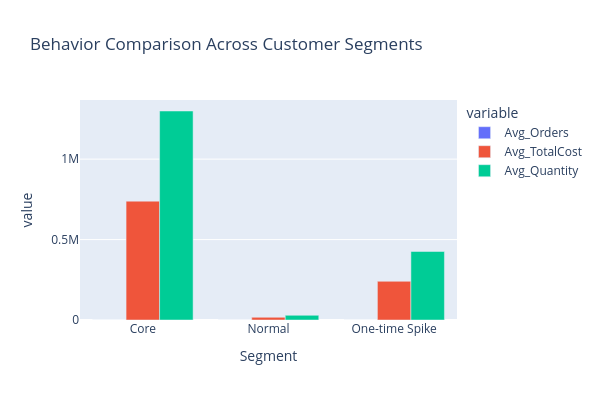

This figure's notebook cell:
### Code cell
import plotly.express as px

fig = px.bar(
    segment_behavior,
    x="Segment",
    y=["Avg_Orders", "Avg_TotalCost", "Avg_Quantity"],
    barmode="group",
    title="Behavior Comparison Across Customer Segments"
)
fig.update_layout(width=600, height=400)
fig.show()

### Figure 1 — Plotly figure (JSON) as saved in the notebook; plotly's stock layout.template omitted (floating-point values rounded to 4 significant figures)
{"data": [{"alignmentgroup": "True", "hovertemplate": "variable=Avg_Orders<br>Segment=%{x}<br>value=%{y}<extra></extra>", "legendgroup": "Avg_Orders", "marker": {"color": "#636efa", "pattern": {"shape": ""}}, "name": "Avg_Orders", "offsetgroup": "Avg_Orders", "orientation": "v", "showlegend": true, "textposition": "auto", "type": "bar", "visible": true, "x": ["Core", "Normal", "One-time Spike"], "xaxis": "x", "y": [415.8, 38.33, 17.75], "yaxis": "y"}, {"alignmentgroup": "True", "hovertemplate": "variable=Avg_TotalCost<br>Segment=%{x}<br>value=%{y}<extra></extra>", "legendgroup": "Avg_TotalCost", "marker": {"color": "#EF553B", "pattern": {"shape": ""}}, "name": "Avg_TotalCost", "offsetgroup": "Avg_TotalCost", "orientation": "v", "showlegend": true, "textposition": "auto", "type": "bar", "visible": true, "x": ["Core", "Normal", "One-time Spike"], "xaxis": "x", "y": [738700.0, 16710.0, 240500.0], "yaxis": "y"}, {"alignmentgroup": "True", "hovertemplate": "variable=Avg_Quantity<br>Segment=%{x}<br>value=%{y}<extra></extra>", "legendgroup": "Avg_Quantity", "marker": {"color": "#00cc96", "pattern": {"shape": ""}}, "name": "Avg_Quantity", "offsetgroup": "Avg_Quantity", "orientation": "v", "showlegend": true, "textposition": "auto", "type": "bar", "visible": true, "x": ["Core", "Normal", "One-time Spike"], "xaxis": "x", "y": [1299000.0, 29170.0, 425900.0], "yaxis": "y"}], "layout": {"barmode": "group", "height": 400, "legend": {"title": {"text": "variable"}, "tracegroupgap": 0}, "title": {"text": "Behavior Comparison Across Customer Segments"}, "width": 600, "xaxis": {"anchor": "y", "autorange": true, "domain": [0, 1], "range": [-0.5, 2.5], "showspikes": false, "title": {"text": "Segment"}, "type": "category"}, "yaxis": {"anchor": "x", "autorange": true, "domain": [0, 1], "range": [0, 1368000.0], "showspikes": false, "title": {"text": "value"}, "type": "linear"}}}
